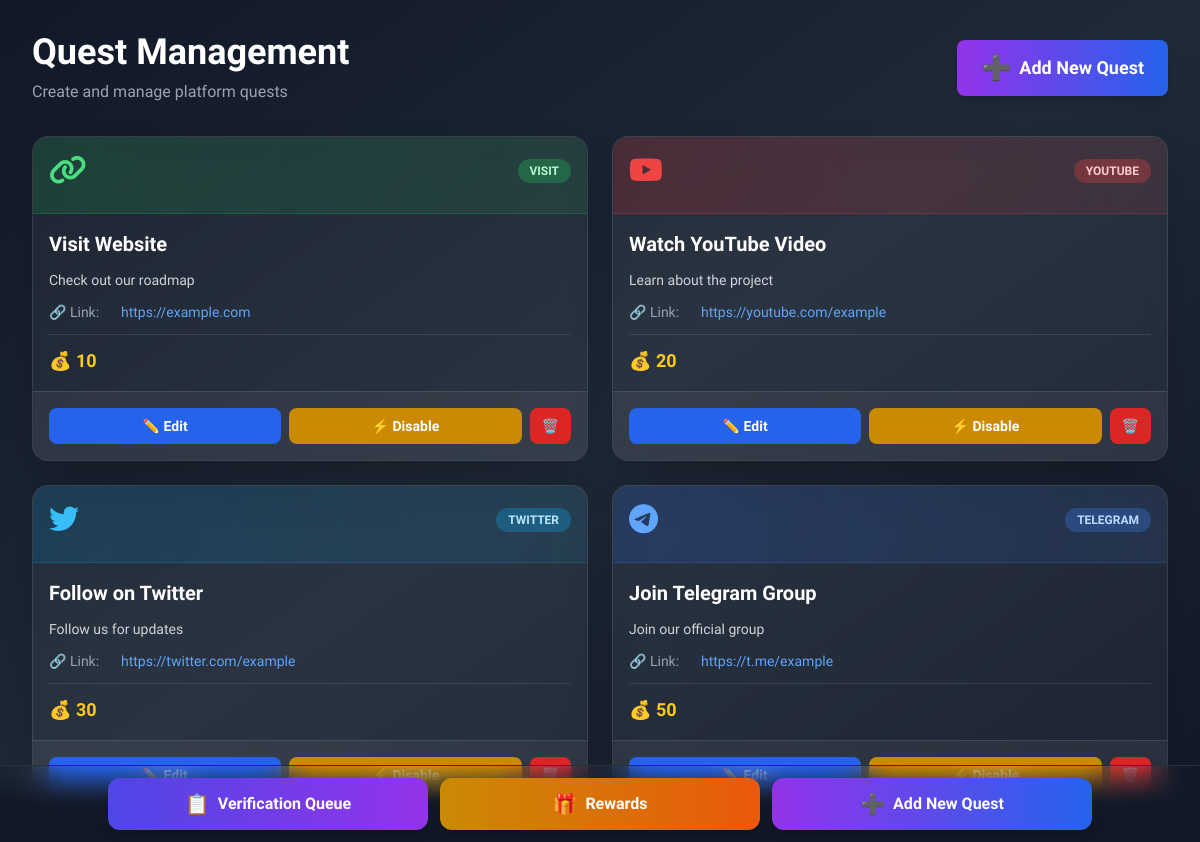
The app's page /admin/ with its own data.
### models.py (models this page shows)
class Quest(db.Model):
    id = db.Column(db.Integer, primary_key=True)
    title = db.Column(db.String(128), nullable=False)
    description = db.Column(db.String(256))
    quest_type = db.Column(db.String(32), nullable=False) # telegram, twitter, youtube, visit, daily_checkin
    points = db.Column(db.Integer, default=10)
    verification_data = db.Column(db.String(256)) # Link to verify or channel ID
    icon = db.Column(db.String(64), default='star') # Icon name for UI
    action_url = db.Column(db.String(256)) # URL to perform the action
    category = db.Column(db.String(64)) # Social, Engagement, Educational, Reward
    expires_at = db.Column(db.DateTime) # Expiration date/time
    is_active = db.Column(db.Boolean, default=True) # Active status
    platform_config = db.Column(db.JSON) # Platform-specific settings (channel_id, account, etc.)
    verification_type = db.Column(db.String(50), default='auto') # 'auto', 'manual', 'proof_required'
    verification_instructions = db.Column(db.Text) # Instructions for users on how to complete/verify
    def to_dict(self):
        return {
            'id': self.id,
            'title': self.title,
            'description': self.description,
            'points': self.points,
            'quest_type': self.quest_type,
            'icon': self.icon,
            'action_url': self.action_url,
            'verification_data': self.verification_data,
            'category': self.category,
            'expires_at': self.expires_at.isoformat() if self.expires_at else None,
            'is_active': self.is_active
        }

### routes/admin.py (the view)
@admin_bp.route('/')
def dashboard():
    quests = Quest.query.order_by(Quest.id.desc()).all()
    quests_data = [q.to_dict() for q in quests]
    return render_template('admin_dashboard.html', quests=quests, quests_data=quests_data)

### templates/admin_dashboard.html (shortened to what this page needs)
<!DOCTYPE html>
<html lang="en">
<head>
        <link rel="stylesheet" href="https://cdnjs.cloudflare.com/ajax/libs/font-awesome/6.5.1/css/all.min.css">
    <script src="https://cdn.tailwindcss.com"></script>
</head>
<body class="bg-gradient-to-br from-gray-900 via-gray-800 to-gray-900 min-h-screen p-4 md:p-8 pb-24">
    <div class="max-w-7xl mx-auto">
        <div class="flex items-center justify-between mb-8">
            <div>
                <h1 class="text-4xl font-bold text-white mb-2">Quest Management</h1>
                <p class="text-gray-400">Create and manage platform quests</p>
            </div>
            <button id="addQuestBtn"
                class="bg-gradient-to-r from-purple-600 to-blue-600 hover:from-purple-700 hover:to-blue-700 text-white px-6 py-3 rounded-lg font-bold text-lg transition-all transform hover:scale-105 shadow-lg flex items-center gap-2">
                <span class="text-2xl">➕</span> Add New Quest
            </button>
        </div>
        <div class="grid grid-cols-1 lg:grid-cols-2 xl:grid-cols-3 gap-6">
            {% for quest in quests %}
            <div class="bg-white/5 backdrop-blur-md border border-white/10 rounded-2xl overflow-hidden shadow-2xl hover:shadow-purple-500/20 transition-all duration-300 hover:scale-[1.02]
                {% if not quest.is_active %}opacity-60{% endif %}">
                <div class="p-4 bg-gradient-to-r
                    {% if quest.quest_type == 'telegram' %}from-blue-600/20 to-blue-500/10 border-b border-blue-500/20
                    {% elif quest.quest_type == 'twitter' %}from-sky-600/20 to-sky-500/10 border-b border-sky-500/20
                    {% elif quest.quest_type == 'youtube' %}from-red-600/20 to-red-500/10 border-b border-red-500/20
                    {% else %}from-green-600/20 to-green-500/10 border-b border-green-500/20{% endif %}">
                    <div class="flex items-center justify-between mb-2">
                        <span class="text-3xl">
                            {% if quest.quest_type == 'telegram' %}
                                <i class="fab fa-telegram text-blue-400"></i>
                            {% elif quest.quest_type == 'twitter' %}
                                <i class="fab fa-twitter text-sky-400"></i>
                            {% elif quest.quest_type == 'youtube' %}
                                <i class="fab fa-youtube text-red-500"></i>
                            {% elif quest.quest_type == 'daily_checkin' %}
                                <i class="fas fa-calendar-check text-orange-400"></i>
                            {% elif quest.quest_type == 'manual' %}
                                <i class="fas fa-hand-paper text-purple-400"></i>
                            {% else %}
                                <i class="fas fa-link text-green-400"></i>
                            {% endif %}
                        </span>
                        <div class="flex gap-2">
                            <span class="px-3 py-1 rounded-full text-xs font-bold
                                {% if quest.quest_type == 'telegram' %}bg-blue-500/30 text-blue-200
                                {% elif quest.quest_type == 'twitter' %}bg-sky-500/30 text-sky-200
                                {% elif quest.quest_type == 'youtube' %}bg-red-500/30 text-red-200
                                {% else %}bg-green-500/30 text-green-200{% endif %}">
                                {{ quest.quest_type.upper() }}
                            </span>
                        </div>
                    </div>
                </div>
                <div class="p-4 space-y-3">
                    <h3 class="text-xl font-bold text-white">{{ quest.title }}</h3>
                    <div class="quest-description-container">
                        <p class="text-sm text-gray-300 quest-description" data-quest-id="{{ quest.id }}">
                            {{ quest.description or 'No description' }}
                        </p>
                    </div>
                    <div class="space-y-2 text-sm">
                        {% if quest.action_url %}
                        <div class="flex items-start gap-2">
                            <span class="text-gray-400 w-16 flex-shrink-0">🔗 Link:</span>
                            <a href="{{ quest.action_url }}" target="_blank"
                                class="text-blue-400 hover:text-blue-300 truncate flex-1">
                                {{ quest.action_url }}
                            </a>
                        </div>
                        {% endif %}
                    </div>
                    <div class="flex items-center justify-between pt-3 border-t border-white/10">
                        <div class="flex items-center gap-3">
                            <span class="text-yellow-400 font-bold text-lg">💰 {{ quest.points }}</span>
                        </div>
                    </div>
                </div>
                <div class="p-4 bg-white/5 border-t border-white/10 flex gap-2">
                    <button
                        class="edit-quest-btn flex-1 bg-blue-600 hover:bg-blue-700 text-white px-3 py-2 rounded-lg font-semibold text-sm transition-colors"
                        data-quest-id="{{ quest.id }}">
                        ✏️ Edit
                    </button>
                    <button
                        class="toggle-quest-btn flex-1 {% if quest.is_active %}bg-yellow-600 hover:bg-yellow-700{% else %}bg-green-600 hover:bg-green-700{% endif %} text-white px-3 py-2 rounded-lg font-semibold text-sm transition-colors"
                        data-quest-id="{{ quest.id }}" data-is-active="{{ 'true' if quest.is_active else 'false' }}">
                        {% if quest.is_active %}⚡ Disable{% else %}✓ Enable{% endif %}
                    </button>
                    <button
                        class="delete-quest-btn bg-red-600 hover:bg-red-700 text-white px-3 py-2 rounded-lg font-semibold text-sm transition-colors"
                        data-quest-id="{{ quest.id }}">
                        🗑️
                    </button>
                </div>
            </div>
            {% endfor %}
        </div>
    </div>
    <div class="fixed bottom-0 left-0 right-0 bg-gradient-to-t from-gray-900 via-gray-900/95 to-transparent backdrop-blur-lg border-t border-white/10 z-50">
        <div class="max-w-7xl mx-auto px-4 py-3">
            <div class="flex items-center justify-center gap-3">
                <a href="{{ url_for('admin.verification_queue') }}"
                    class="flex-1 max-w-xs bg-gradient-to-r from-indigo-600 to-purple-600 hover:from-indigo-700 hover:to-purple-700 text-white px-4 py-3 rounded-xl font-bold text-sm md:text-base transition-all transform active:scale-95 shadow-lg flex items-center justify-center gap-2">
                    <span class="text-xl">📋</span>
                    <span class="hidden sm:inline">Verification Queue</span>
                </a>
                <a href="{{ url_for('admin.manage_rewards') }}"
                    class="flex-1 max-w-xs bg-gradient-to-r from-yellow-600 to-orange-600 hover:from-yellow-700 hover:to-orange-700 text-white px-4 py-3 rounded-xl font-bold text-sm md:text-base transition-all transform active:scale-95 shadow-lg flex items-center justify-center gap-2">
                    <span class="text-xl">🎁</span>
                    <span class="hidden sm:inline">Rewards</span>
                </a>
                <button id="addQuestBtnBottom"
                    class="flex-1 max-w-xs bg-gradient-to-r from-purple-600 to-blue-600 hover:from-purple-700 hover:to-blue-700 text-white px-4 py-3 rounded-xl font-bold text-sm md:text-base transition-all transform active:scale-95 shadow-lg flex items-center justify-center gap-2">
                    <span class="text-xl">➕</span>
                    <span class="hidden sm:inline">Add New Quest</span>
                </button>
            </div>
        </div>
    </div>
</body>
</html>

### templates/admin_dashboard.html (style rules this page uses)
body { font-family: 'Rajdhani', sans-serif; }

### records on screen
Quest: quest_type "VISIT", title "Visit Website", description "Check out our roadmap", action_url "https://example.com", points "10", is_active "⚡ Disable"
Quest: quest_type "YOUTUBE", title "Watch YouTube Video", description "Learn about the project", action_url "https://youtube.com/example", points "20", is_active "⚡ Disable"
Quest: quest_type "TWITTER", title "Follow on Twitter", description "Follow us for updates", action_url "https://twitter.com/example", points "30", is_active "⚡ Disable"
Quest: quest_type "TELEGRAM", title "Join Telegram Group", description "Join our official group", action_url "https://t.me/example", points "50", is_active "⚡ Disable"
